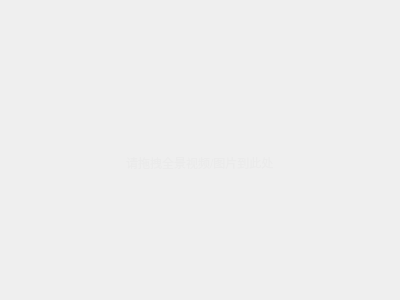
<?xml version="1.0" encoding="UTF-8"?>
<ui version="4.0">
 <class>placeHolder</class>
 <widget class="QWidget" name="placeHolder">
  <property name="geometry">
   <rect>
    <x>0</x>
    <y>0</y>
    <width>400</width>
    <height>300</height>
   </rect>
  </property>
  <property name="windowTitle">
   <string>Form</string>
  </property>
  <property name="styleSheet">
   <string notr="true"/>
  </property>
  <layout class="QVBoxLayout" name="verticalLayout">
   <item>
    <spacer name="verticalSpacer_2">
     <property name="orientation">
      <enum>Qt::Vertical</enum>
     </property>
     <property name="sizeHint" stdset="0">
      <size>
       <width>20</width>
       <height>92</height>
      </size>
     </property>
    </spacer>
   </item>
   <item>
    <layout class="QHBoxLayout" name="horizontalLayout">
     <item>
      <spacer name="horizontalSpacer">
       <property name="orientation">
        <enum>Qt::Horizontal</enum>
       </property>
       <property name="sizeHint" stdset="0">
        <size>
         <width>40</width>
         <height>20</height>
        </size>
       </property>
      </spacer>
     </item>
     <item>
      <widget class="QLabel" name="dragFileImage">
       <property name="text">
        <string/>
       </property>
       <property name="pixmap">
        <pixmap resource="../resources/insta360studio.qrc">:/player/dragFile</pixmap>
       </property>
      </widget>
     </item>
     <item>
      <spacer name="horizontalSpacer_2">
       <property name="orientation">
        <enum>Qt::Horizontal</enum>
       </property>
       <property name="sizeHint" stdset="0">
        <size>
         <width>40</width>
         <height>20</height>
        </size>
       </property>
      </spacer>
     </item>
    </layout>
   </item>
   <item>
    <layout class="QHBoxLayout" name="horizontalLayout_2">
     <item>
      <spacer name="horizontalSpacer_3">
       <property name="orientation">
        <enum>Qt::Horizontal</enum>
       </property>
       <property name="sizeHint" stdset="0">
        <size>
         <width>40</width>
         <height>20</height>
        </size>
       </property>
      </spacer>
     </item>
     <item>
      <widget class="QLabel" name="label">
       <property name="styleSheet">
        <string notr="true">color: rgb(235,235,235)</string>
       </property>
       <property name="text">
        <string>请拖拽全景视频/图片到此处</string>
       </property>
      </widget>
     </item>
     <item>
      <spacer name="horizontalSpacer_4">
       <property name="orientation">
        <enum>Qt::Horizontal</enum>
       </property>
       <property name="sizeHint" stdset="0">
        <size>
         <width>40</width>
         <height>20</height>
        </size>
       </property>
      </spacer>
     </item>
    </layout>
   </item>
   <item>
    <spacer name="verticalSpacer">
     <property name="orientation">
      <enum>Qt::Vertical</enum>
     </property>
     <property name="sizeHint" stdset="0">
      <size>
       <width>20</width>
       <height>92</height>
      </size>
     </property>
    </spacer>
   </item>
  </layout>
 </widget>
 <resources>
  <include location="../resources/insta360studio.qrc"/>
 </resources>
 <connections/>
</ui>
